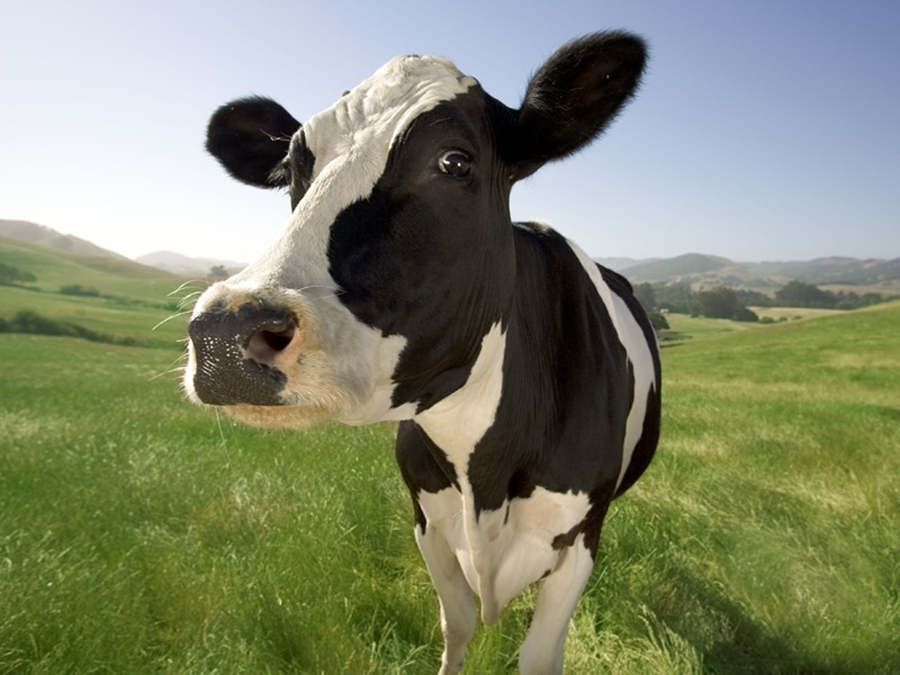
#> input picture cow.png, 900 x 675 px
$ python python-img.py
#> lines starting #> are read from the running program, lines starting #| are printed output that depends on the picture
from PIL import Image, ImageFilter
import itertools
import random

#Read image
im = Image.open( 'cow.png' )
#> im is the input picture: PIL image 900x675 RGB; mean R, G, B 129, 135.3, 108.9

divisor = int(input('chops?'))
#> the answer given: 3
regions = []

def getW(w):
	return w//divisor
def getH(h):
	return h//divisor

width = getW(im.width)
#> width = 300
height = getH(im.height)
#> height = 225

for x in range(0, divisor):
	for y in range(0,divisor):
		reg = im.crop((width*x, height*y,(width*(x+1)) , (height*(y+1))))
		regions.append(reg)
#> after the loop, regions = 9 items

random.shuffle(regions)

n = 0;

for x in range(0, divisor):
	for y in range(0,divisor):
		im.paste(regions[n], (width*x, height*y,(width*(x+1)) , (height*(y+1))))
		n+=1
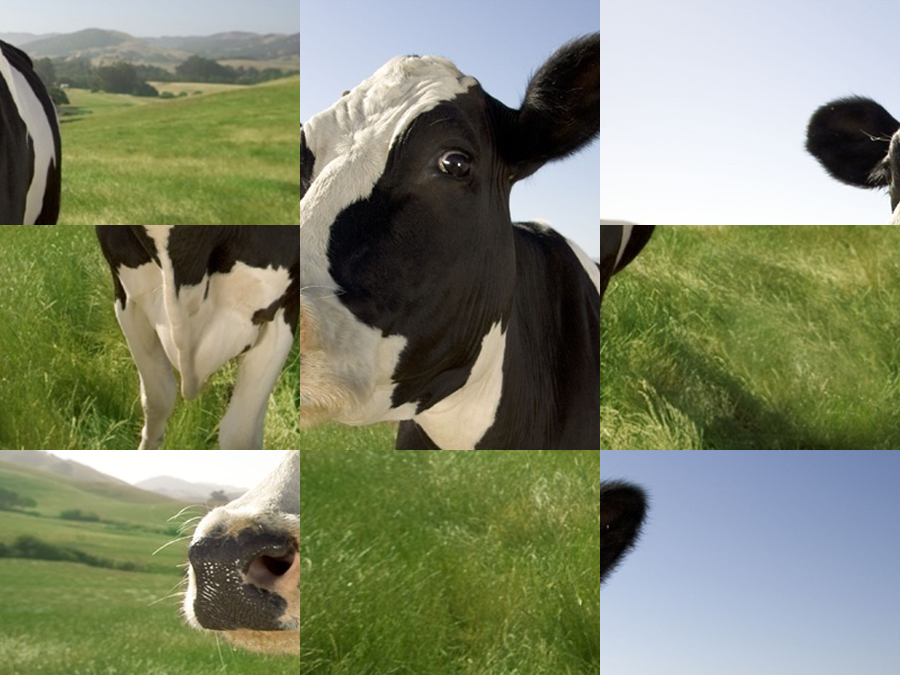
#> im: PIL image 900x675 RGB; mean R, G, B 129, 135.3, 108.9
#> after the loop, n = 9

im.show()
